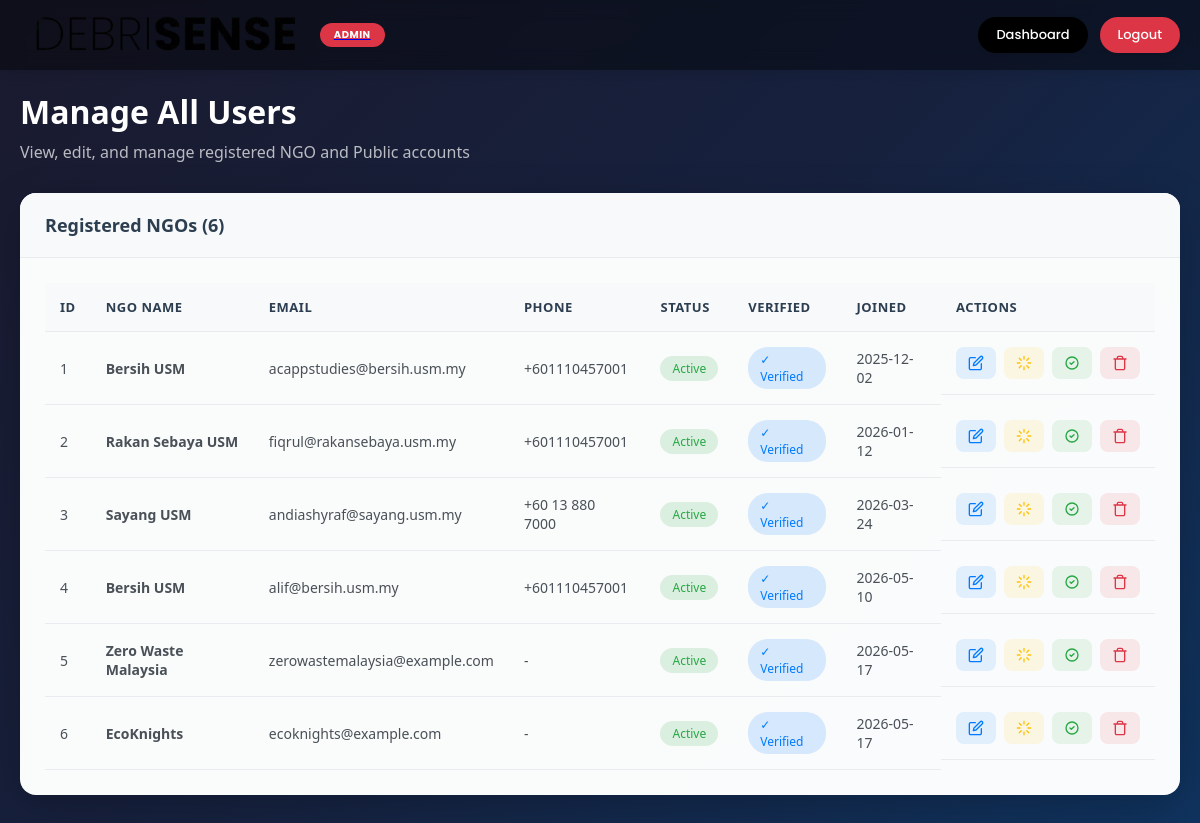
/admin/users (signed in), run on an earlier commit of the app's database.
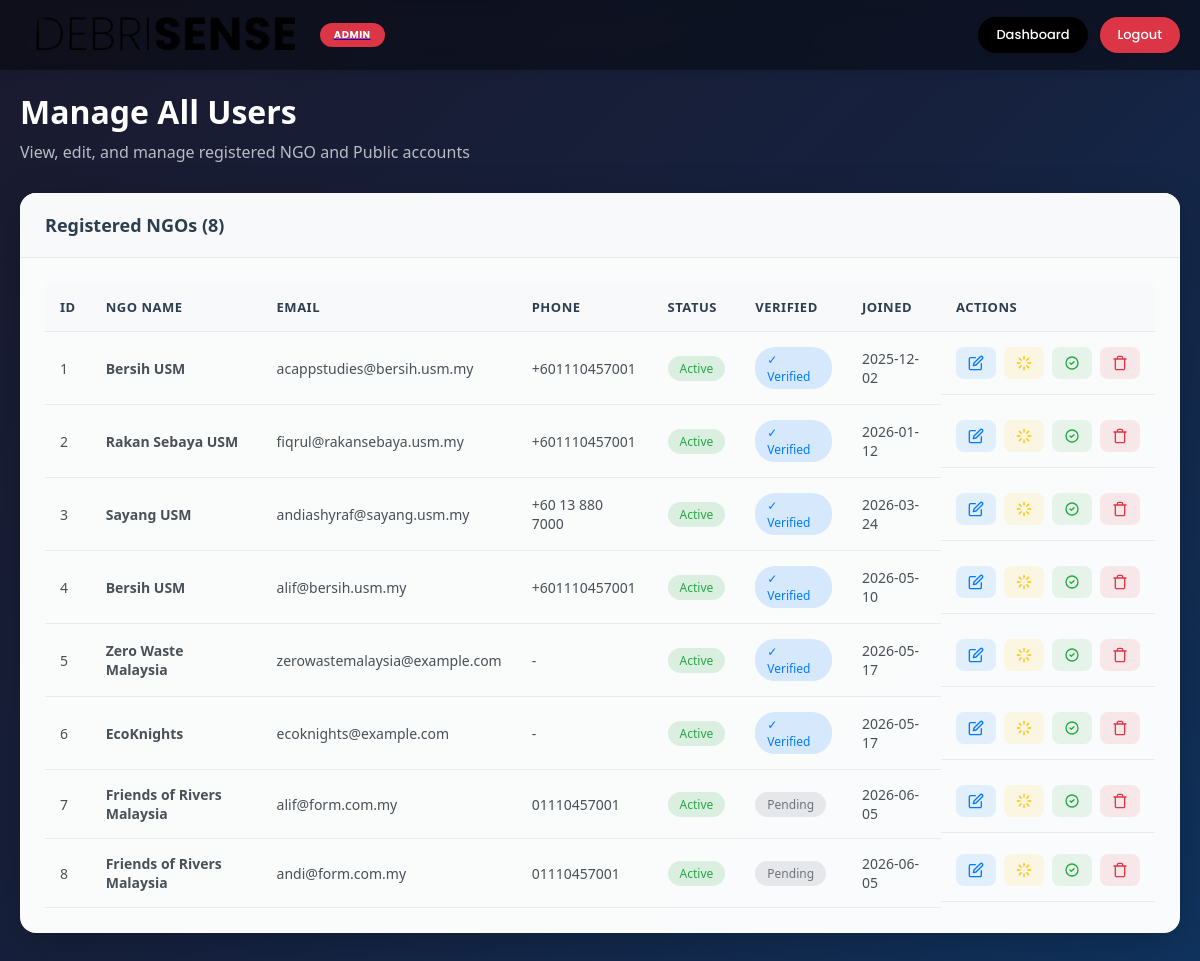
And on a later commit of the database.
### models.py (models this page shows, shortened)
class User(UserMixin, db.Model):
    __tablename__ = 'users'
    id = db.Column(db.Integer, primary_key=True)
    email = db.Column(db.String(150), unique=True, nullable=False, index=True)
    password_hash = db.Column(db.String(256), nullable=False)
    ngo_name = db.Column(db.String(150), nullable=False)
    phone = db.Column(db.String(20), nullable=True)
    address = db.Column(db.Text, nullable=True)
    profile_image = db.Column(db.String(255), nullable=True, default='default_profile.png')
    is_active = db.Column(db.Boolean, default=True)
    is_verified = db.Column(db.Boolean, default=False)
    created_at = db.Column(db.DateTime, default=datetime.utcnow)
    updated_at = db.Column(db.DateTime, default=datetime.utcnow, onupdate=datetime.utcnow)

### app.py (the view)
@app.route('/admin/users')
@admin_required
def admin_users():
    users = User.query.all()
    return render_template('admin_users.html', users=users, admin=current_user)

### app.py (called while the page is built)
@login_manager.user_loader
def load_user(user_id):
    if user_id.startswith('admin_'):
        admin_id = int(user_id.replace('admin_', ''))
        return Admin.query.get(admin_id)
    elif user_id.startswith('user_'):
        ngo_id = int(user_id.replace('user_', ''))
        return User.query.get(ngo_id)
    return None

def admin_required(f):
    @wraps(f)
    def decorated_function(*args, **kwargs):
        if not current_user.is_authenticated:
            if request.path.startswith('/api/'):
                return jsonify({'success': False, 'error': 'Authentication required'}), 401
            flash('Please log in as admin to access this page.', 'warning')
            return redirect(url_for('admin_login'))
        if not isinstance(current_user, Admin):
            if request.path.startswith('/api/'):
                return jsonify({'success': False, 'error': 'Access denied. Admin privileges required.'}), 403
            flash('Access denied. Admin privileges required.', 'error')
            return redirect(url_for('index'))
        return f(*args, **kwargs)
    return decorated_function

### templates/admin_users.html (shortened to what the changed rows need)
<!DOCTYPE html>
<html lang="en">
<head>
    <link rel="stylesheet" href="{{ url_for('static', filename='css/style.css') }}">
    <link rel="stylesheet" href="{{ url_for('static', filename='css/admin.css') }}">
    <link rel="stylesheet" href="{{ url_for('static', filename='css/admin_pages.css') }}">
</head>
<body class="admin-page">
    <main class="admin-content">
        <div class="admin-container">
            <div class="page-header">
                <h1>Manage All Users</h1>
            </div>
            <div class="admin-card">
                <div class="card-header">
                    <h2>Registered NGOs ({{ users|length }})</h2>
                </div>
                <div class="card-body">
                    {% if users %}
                    <div class="table-responsive">
                        <table class="admin-table">
                            <thead>
                                <tr>
                                    <th>ID</th>
                                    <th>NGO Name</th>
                                    <th>Email</th>
                                    <th>Phone</th>
                                    <th>Status</th>
                                    <th>Verified</th>
                                    <th>Joined</th>
                                    <th>Actions</th>
                                </tr>
                            </thead>
                            <tbody>
                                {% for user in users %}
                                <tr data-user-id="{{ user.id }}">
                                    <td>{{ user.id }}</td>
                                    <td>
                                        <strong>{{ user.ngo_name }}</strong>
                                    </td>
                                    <td>{{ user.email }}</td>
                                    <td>{{ user.phone or '-' }}</td>
                                    <td>
                                        <span class="status-badge {{ 'active' if user.is_active else 'inactive' }}">
                                            {{ 'Active' if user.is_active else 'Inactive' }}
                                        </span>
                                    </td>
                                    <td>
                                        <span class="status-badge {{ 'verified' if user.is_verified else 'unverified' }}">
                                            {{ '✓ Verified' if user.is_verified else 'Pending' }}
                                        </span>
                                    </td>
                                    <td>{{ user.created_at.strftime('%Y-%m-%d') if user.created_at else 'N/A' }}</td>
                                    <td class="actions-cell">
                                        <button class="action-btn edit-btn" onclick="openEditModal({{ user.id }}, '{{ user.ngo_name }}', '{{ user.phone or '' }}', '{{ user.address or '' }}', {{ 'true' if user.is_active else 'false' }}, {{ 'true' if user.is_verified else 'false' }})">
                                        </button>
                                        <button class="action-btn toggle-btn" onclick="toggleUserStatus({{ user.id }})">
                                            <svg viewBox="0 0 24 24" fill="none"><path d="M12 2V6M12 18V22M4.93 4.93L7.76 7.76M16.24 16.24L19.07 19.07M2 12H6M18 12H22M4.93 19.07L7.76 16.24M16.24 7.76L19.07 4.93" stroke="currentColor" stroke-width="2" stroke-linecap="round" stroke-linejoin="round"/></svg>
                                        </button>
                                        <button class="action-btn verify-btn" onclick="toggleUserVerify({{ user.id }})">
                                            <svg viewBox="0 0 24 24" fill="none"><path d="M9 12L11 14L15 10M21 12C21 16.9706 16.9706 21 12 21C7.02944 21 3 16.9706 3 12C3 7.02944 7.02944 3 12 3C16.9706 3 21 7.02944 21 12Z" stroke="currentColor" stroke-width="2" stroke-linecap="round" stroke-linejoin="round"/></svg>
                                        </button>
                                        <button class="action-btn delete-btn" onclick="deleteUser({{ user.id }}, '{{ user.ngo_name }}')">
                                        </button>
                                    </td>
                                </tr>
                                {% endfor %}
                            </tbody>
                        </table>
                    </div>
                    {% endif %}
                </div>
            </div>
        </div>
    </main>
</body>
</html>

What changed in the data, as far as the page shows it:
added User: id "7", ngo_name "Friends of Rivers Malaysia", email "alif@form.com.my", phone "01110457001", is_active "Active", is_verified "Pending", created_at "2026-06-05"
added User: id "8", ngo_name "Friends of Rivers Malaysia", email "andi@form.com.my", phone "01110457001", is_active "Active", is_verified "Pending", created_at "2026-06-05"
Also different on the page:
{{ users|length }}: "6" → "8"
